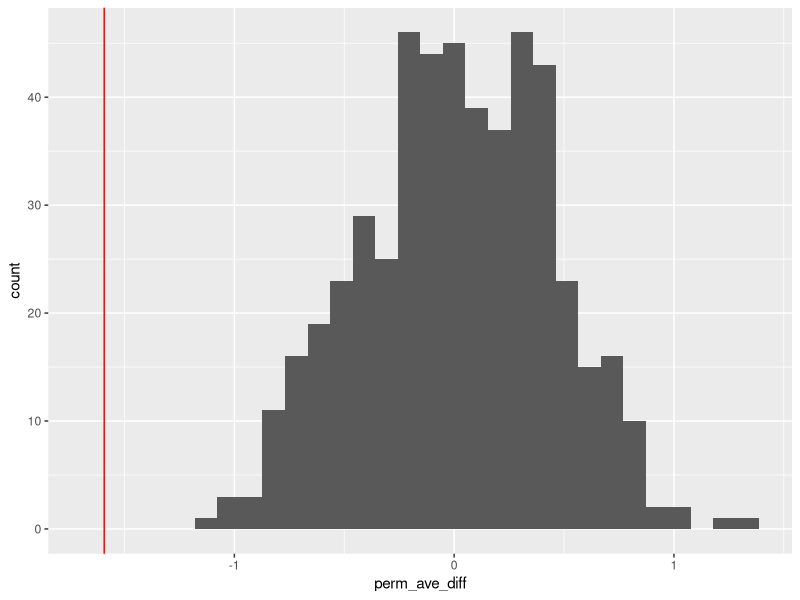
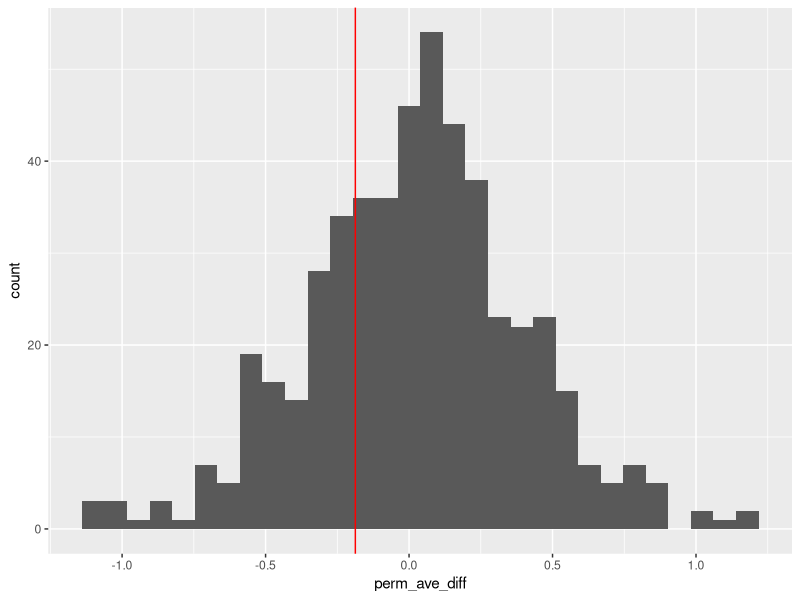
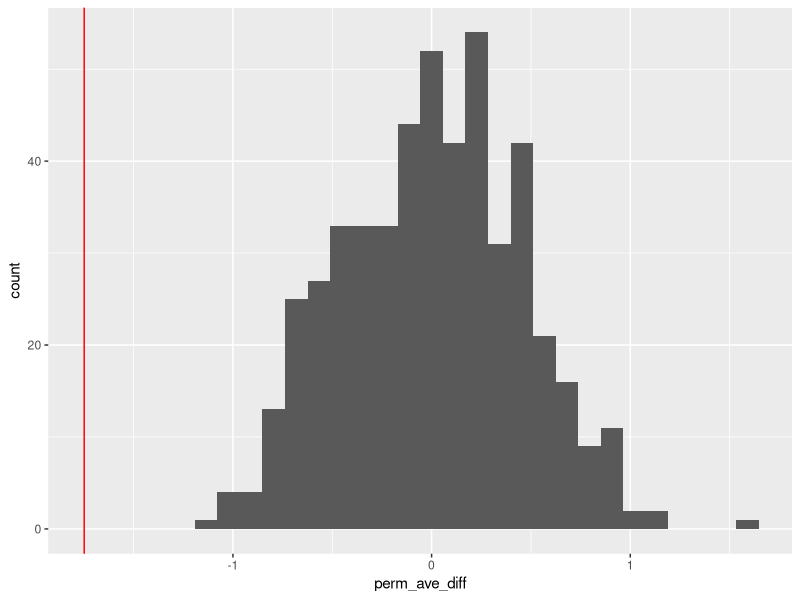
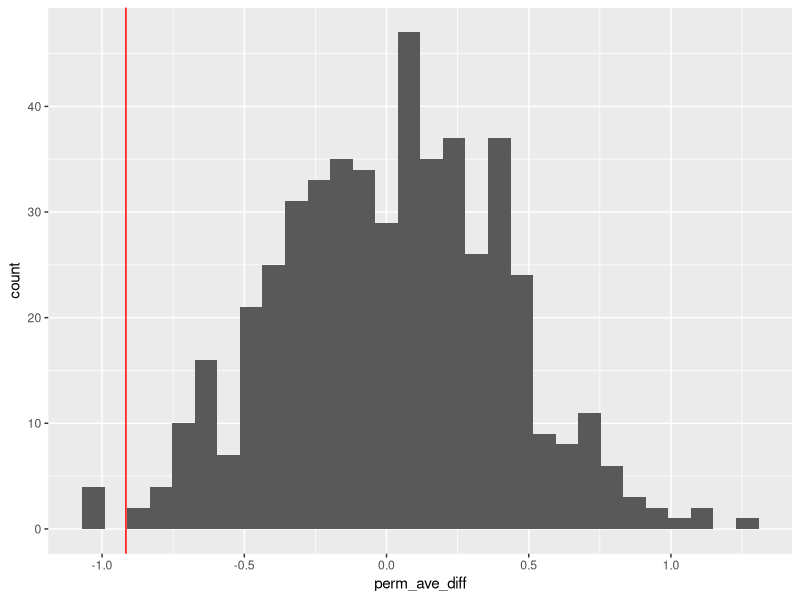

Generate these figures, in order, with R:
## ---- chunk 1

#| echo: false

library(tidyverse)
library(ggplot2)
library(readxl)
library(dplyr)

TesLaS_DataSet <- read_excel("TesLaS_DataSet.xlsx")  #read the excel file 

## ---- chunk 2
#| echo: true
#| message: false
#| warning: false

#renamed all of the German variable names. I couldn't get the Proband:innen one to rename, I think because of the colon, but that's participant ID 

TesLaS_DataSet <- TesLaS_DataSet |> 
  rename(
    trial_number = Nummer,
    condition = Bedingung,
    variant = Variante,
    cued_correct_images = Summe_Korrekt_Abbildungen,
    cued_correct_statements = Summe_Korrekt_Aussagen,
    cued_correct_total = Summe_Gesamt,
    cued_correct_testing = Summe_Korrekt_Testing,
    cued_correct_restudy = Summe_Korrekt_Restudy,
    testing_advantage_cued_recall = Testing_Vorteil_CuedRecall,
    transfer_correct_images = Tra_Summe_Korrekt_Abbildungen,
    transfer_correct_statements = Tra_Summe_Korrekt_Aussagen,
    transfer_correct_total = Tra_Summe_Gesamt,
    transfer_correct_testing = Korrekt_Testing_Transfer,
    transfer_correct_restudy = Korrekt_Restudy_Transfer,
    testing_advantage_transfer = Testing_Vorteil_Transfer
  ) |>
  mutate(  #renamed the conditions so it's easier to follow later 
  condition = case_when(
    condition == 1 ~ "monolingual",
    condition == 2 ~ "switching for final tests",
    condition == 3 ~ "switching for subsequent learning" )) 



head(TesLaS_DataSet) #show 6 rows

## ---- chunk 3
#| echo: true
#| message: false
#| warning: false

TesLaS_means <- TesLaS_DataSet |>
  group_by(condition) |> 
  summarise(   #collapses it all into the grouped conditions 
    mean_cued_correct_testing = mean(cued_correct_testing, na.rm = TRUE),
    mean_cued_correct_restudy = mean(cued_correct_restudy, na.rm = TRUE),
    mean_transfer_correct_testing = mean(transfer_correct_testing, na.rm = TRUE),
    mean_transfer_correct_restudy = mean(transfer_correct_restudy, na.rm = TRUE),
    n = n() #number of participants per condition 
  )


TesLaS_means #return the tibble, should be 3x6 

## ---- chunk 4
#| echo: true
#| message: false
#| warning: false

set.seed(47)

perm1_data <- function(rep, data) {
  data |>
    #picked conditions 1 and 3 to compare, I don't think I can do all 3 at once
    filter(condition == "monolingual" | condition == "switching for subsequent learning") |>
    select(condition, cued_correct_testing, transfer_correct_testing, cued_correct_restudy, cued_correct_testing) |>
    
    #I don't actually care about the results by the different types of final tests, so I'm combining them
    mutate(combined_testing = (cued_correct_testing + transfer_correct_testing + cued_correct_restudy + cued_correct_testing) / 4) |>
    
    select(condition, combined_testing) |>
    
    #permute 
    mutate(testing_perm = sample(combined_testing, replace = FALSE)) |>
    
    #compute the mean
    group_by(condition) |>
    summarize(obs_ave  = mean(combined_testing, na.rm = TRUE), 
              perm_ave = mean(testing_perm, na.rm = TRUE)
              ) |>
    
    arrange(condition) |>
    
    #calculate differences
    summarize(obs_ave_diff  = diff(obs_ave),
              perm_ave_diff = diff(perm_ave),
              rep = rep)
}

## ---- chunk 5
#| echo: true
#| message: false
#| warning: false

set.seed(47)
perm1_stats <- 
  map(1:500, perm1_data, data = TesLaS_DataSet) |> 
  list_rbind() 

perm1_stats |> 
  ggplot(aes(x = perm_ave_diff)) + 
  geom_histogram() + 
  geom_vline(aes(xintercept = obs_ave_diff), color = "red")


## ---- chunk 6
#| echo: true
#| message: false
#| warning: false

#two-sided p value
perm1_stats |>
  summarize(
    p_val_two_sided = mean(abs(perm_ave_diff) > abs(obs_ave_diff))
  )

## ---- chunk 7
#| echo: true
#| message: false
#| warning: false

set.seed(47)

perm2_data <- function(rep, data) {
  data |>
    #picked conditions 1 and 3 to compare, I don't think I can do all 3 at once
    filter(condition == "monolingual" | condition == "switching for subsequent learning") |>
    select(condition, cued_correct_restudy, transfer_correct_restudy) |>
    
    #I don't actually care about the results by the different types of final tests, so I'm combining them
    mutate(combined_testing = (cued_correct_restudy + transfer_correct_restudy) / 2) |>
    
    select(condition, combined_testing) |>
    
    #permute 
    mutate(testing_perm = sample(combined_testing, replace = FALSE)) |>
    
    #compute the mean
    group_by(condition) |>
    summarize(obs_ave  = mean(combined_testing, na.rm = TRUE), 
              perm_ave = mean(testing_perm, na.rm = TRUE)
              ) |>
    
    arrange(condition) |>
    
    #calculate differences
    summarize(obs_ave_diff  = diff(obs_ave),
              perm_ave_diff = diff(perm_ave),
              rep = rep)
}

## ---- chunk 8
#| echo: true
#| message: false
#| warning: false

set.seed(47)
perm2_stats <- 
  map(1:500, perm2_data, data = TesLaS_DataSet) |> 
  list_rbind() 

perm2_stats |> 
  ggplot(aes(x = perm_ave_diff)) + 
  geom_histogram() + 
  geom_vline(aes(xintercept = obs_ave_diff), color = "red")

## ---- chunk 9
#| echo: true
#| message: false
#| warning: false

#two-sided p value
perm2_stats |>
  summarize(
    p_val_two_sided = mean(abs(perm_ave_diff) > abs(obs_ave_diff))
  )

## ---- chunk 10
#| echo: true
#| message: false
#| warning: false

set.seed(47)

perm3_data <- function(rep, data) {
  data |>
    #picked conditions 1 and 3 to compare, I don't think I can do all 3 at once
    filter(condition == "monolingual" | condition == "switching for subsequent learning") |>
    select(condition, cued_correct_testing, transfer_correct_testing) |>
    
    #I don't actually care about the results by the different types of final tests, so I'm combining them
    mutate(combined_testing = (cued_correct_testing + transfer_correct_testing) / 2) |>
    
    select(condition, combined_testing) |>
    
    #permute 
    mutate(testing_perm = sample(combined_testing, replace = FALSE)) |>
    
    #compute the mean
    group_by(condition) |>
    summarize(obs_ave  = mean(combined_testing, na.rm = TRUE), 
              perm_ave = mean(testing_perm, na.rm = TRUE)
              ) |>
    
    arrange(condition) |>
    
    #calculate differences
    summarize(obs_ave_diff  = diff(obs_ave),
              perm_ave_diff = diff(perm_ave),
              rep = rep)
}

## ---- chunk 11
#| echo: true
#| message: false
#| warning: false

set.seed(47)
perm3_stats <- 
  map(1:500, perm3_data, data = TesLaS_DataSet) |> 
  list_rbind() 

perm3_stats |> 
  ggplot(aes(x = perm_ave_diff)) + 
  geom_histogram() + 
  geom_vline(aes(xintercept = obs_ave_diff), color = "red")

## ---- chunk 12
#| echo: true
#| message: false
#| warning: false

#two-sided p value
perm3_stats |>
  summarize(
    p_val_two_sided = mean(abs(perm_ave_diff) > abs(obs_ave_diff))
  )

## ---- chunk 13
#| echo: true
#| message: false
#| warning: false

set.seed(47)

perm4_data <- function(rep, data) {
  data |>
    #picked conditions 1 and 3 to compare, I don't think I can do all 3 at once
    filter(condition == "switching for final tests" | condition == "switching for subsequent learning") |>
    select(condition, cued_correct_testing, transfer_correct_testing, cued_correct_restudy, cued_correct_testing) |>
    
    #I don't actually care about the results by the different types of final tests, so I'm combining them
    mutate(combined_testing = (cued_correct_testing + transfer_correct_testing + cued_correct_restudy + cued_correct_testing) / 4) |>
    
    select(condition, combined_testing) |>
    
    #permute 
    mutate(testing_perm = sample(combined_testing, replace = FALSE)) |>
    
    #compute the mean
    group_by(condition) |>
    summarize(obs_ave  = mean(combined_testing, na.rm = TRUE), 
              perm_ave = mean(testing_perm, na.rm = TRUE)
              ) |>
    
    arrange(condition) |>
    
    #calculate differences
    summarize(obs_ave_diff  = diff(obs_ave),
              perm_ave_diff = diff(perm_ave),
              rep = rep)
}

## ---- chunk 14
#| echo: true
#| message: false
#| warning: false

set.seed(47)
perm4_stats <- 
  map(1:500, perm4_data, data = TesLaS_DataSet) |> 
  list_rbind() 

perm4_stats |> 
  ggplot(aes(x = perm_ave_diff)) + 
  geom_histogram() + 
  geom_vline(aes(xintercept = obs_ave_diff), color = "red")

## ---- chunk 15
#| echo: true
#| message: false
#| warning: false

#two-sided p value
perm4_stats |>
  summarize(
    p_val_two_sided = mean(abs(perm_ave_diff) > abs(obs_ave_diff))
  )

